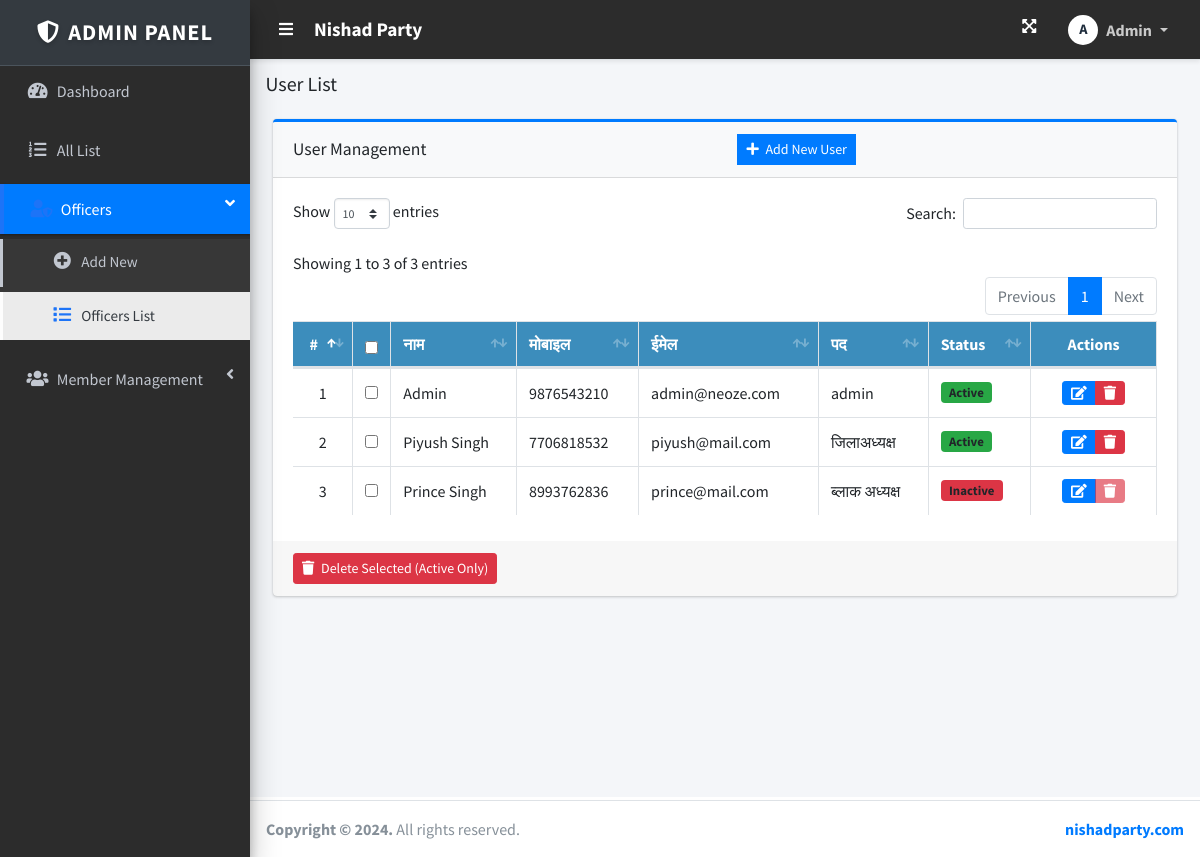
Page /user_list (signed in) on the committed database.
### tables this page shows
CREATE TABLE `users` (
  `id` int(11) NOT NULL,
  `fname` varchar(50) NOT NULL,
  `lname` varchar(50) NOT NULL,
  `phone` varchar(15) NOT NULL,
  `email` varchar(50) NOT NULL,
  `password` text NOT NULL,
  `role_id` int(3) NOT NULL,
  `organization_id` int(3) NOT NULL,
  `area_id` int(11) NOT NULL,
  `is_active` tinyint(1) NOT NULL DEFAULT 1,
  `member_id` int(11) NOT NULL,
  `ref_by` int(11) NOT NULL,
  `created_at` datetime NOT NULL DEFAULT current_timestamp(),
  `updated_at` datetime NOT NULL DEFAULT current_timestamp()
);

CREATE TABLE `role` (
  `id` int(11) NOT NULL,
  `name` varchar(50) NOT NULL,
  `working_circle` int(11) NOT NULL,
  `created_at` datetime NOT NULL,
  `updated_at` datetime NOT NULL
);

### comp/user_list.php (the view, shortened to what this page needs)
<?php include 'db_connect.php' ?>
<div class="col-lg-12">
    <div class="card card-outline card-primary">
        <div class="card-header d-flex justify-content-between align-items-center">
            <h3 class="card-title">User Management</h3>
            <div class="card-tools">
                <a class="btn btn-sm btn-primary btn-flat" href="./index.php?page=create_user">
                    <i class="fa fa-plus mr-1"></i> Add New User
                </a>
            </div>
        </div>
        <div class="card-body">
            <div class="table-responsive">
                <table class="table table-hover table-bordered" id="user-table">
                    <thead class="bg-lightblue">
                        <tr>
                            <th class="text-center" width="5%">#</th>
                            <th width="3%"><input type="checkbox" id="select-all"></th>
                            <th>नाम</th>
                            <th>मोबाइल</th>
                            <th>ईमेल</th>
                            <th>पद</th>
                            <th>Status</th>
                            <th class="text-center" width="15%">Actions</th>
                        </tr>
                    </thead>
                    <tbody>
                        <?php
                        $userId = $_SESSION['login_id'] ?? 0;
                        $i = 1;
                        $stmt = $conn->prepare("SELECT u.id, CONCAT(u.fname,' ', u.lname) as name,
                                                phone, email, r.name as role, u.is_active
                                                FROM users AS u
                                                INNER JOIN role AS r ON r.id = u.role_id
                                                WHERE u.ref_by = ?");
                        $stmt->bind_param("i", $userId);
                        $stmt->execute();
                        $result = $stmt->get_result();
                        while($row = $result->fetch_assoc()):
                        $statusClass = $row['is_active'] ? 'status-active' : 'status-inactive';
                        $statusText = $row['is_active'] ? 'Active' : 'Inactive';
                        ?>
                        <tr>
                            <td class="text-center"><?php echo $i++ ?></td>
                            <td><input type="checkbox" class="select-row" value="<?php echo htmlspecialchars($row['id']) ?>"></td>
                            <td><?php echo htmlspecialchars(ucwords($row['name'])) ?></td>
                            <td><?php echo htmlspecialchars($row['phone']) ?></td>
                            <td><?php echo htmlspecialchars($row['email']) ?></td>
                            <td><?php echo htmlspecialchars($row['role']) ?></td>
                            <td>
                                <span class="badge status-badge <?php echo $statusClass ?>">
                                    <?php echo $statusText ?>
                                </span>
                            </td>
                            <td class="text-center">
                                <div class="btn-group btn-group-sm">
                                    <a href="index.php?page=edit_user&id=<?php echo $row['id'] ?>"
                                       class="btn btn-primary" title="Edit">
                                        <i class="fas fa-edit"></i>
                                    </a>
                                    <button type="button" class="btn btn-danger delete-user"
                                            data-id="<?php echo $row['id'] ?>"
                                            title="Delete" <?php echo $row['is_active'] ? '' : 'disabled' ?>>
                                        <i class="fas fa-trash"></i>
                                    </button>
                                </div>
                            </td>
                        </tr>
                        <?php endwhile; ?>
                    </tbody>
                </table>
            </div>
        </div>
        <div class="card-footer">
            <button class="btn btn-danger btn-sm" id="delete-selected">
                <i class="fas fa-trash mr-1"></i> Delete Selected (Active Only)
            </button>
        </div>
    </div>
</div>

### comp/user_list.php (style rules this page uses)
.card-primary { border-color: #1d74f7; }
.bg-lightblue { background-color: #1d74f7; color: white; }
.status-badge { font-size: 0.8rem; padding: 0.35em 0.65em; }
.status-active { background-color: #28a745; }
.status-inactive { background-color: #dc3545; }
table td { vertical-align: middle !important; }
.btn-group-sm > .btn { padding: 0.25rem 0.5rem; font-size: 0.875rem; }
.card-header { padding: 0.75rem 1.25rem; background-color: #f8f9fa; }

### rows in the picture
users: name "Admin", phone "9876543210", email "admin@neoze.com", role.name "admin", is_active "Active"
users: name "Piyush Singh", phone "7706818532", email "piyush@mail.com", role.name "जिलाअध्यक्ष", is_active "Active"
users: name "Prince Singh", phone "8993762836", email "prince@mail.com", role.name "ब्लाक अध्यक्ष", is_active "Inactive"

### other values in the picture
substr($_SESSION['login_fname'], 0, 1) "A"
$_SESSION['login_fname'] "Admin"
$title "User List"
